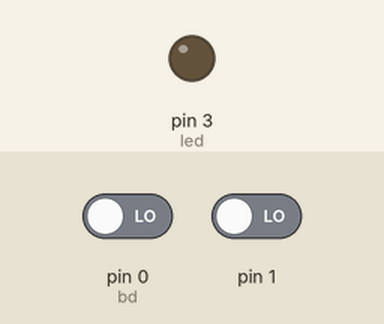
Recording of a sketch running on a simulated Arduino Uno, built with avr-gcc and run on an emulated ATmega328P. Parts: output pins drawn as LEDs (lit = HIGH). Inputs (shaded band) come from the test bench; at power-on: pin 0 (bd) LOW, pin 1 LOW.

Above: at 1.2 s.
1.3 s: pin 0 (bd) driven HIGH
At 2.3 s:
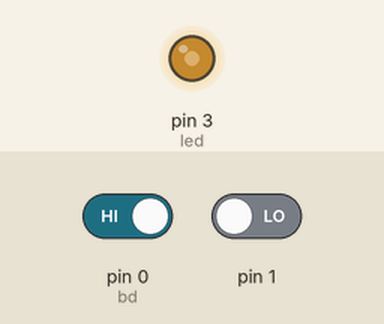
2.8 s: pin 1 driven HIGH
At 4.1 s:
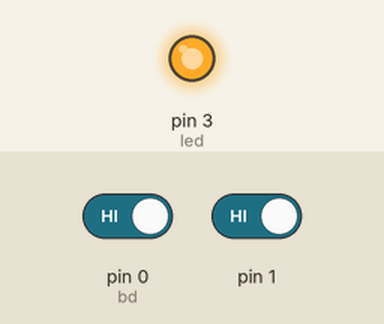
Timing chart, 0 to 5.8 s (numbered marks = the images above; inputs shaded):
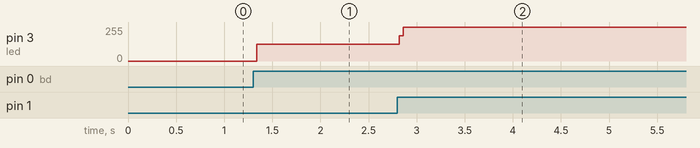

The sketch:

2.Hafta.ino
```cpp
int buton = 5;
int bd = 0;
int led = 3;

void setup() {

  pinMode(buton, INPUT);
  pinMode(led, OUTPUT);
}

void loop() {
  bd = digitalRead(bd);

  if (bd == HIGH)
    digitalWrite(led, HIGH);
    else
      digitalWrite(led, LOW);

    }
```

Measured:
- after the input at 1.3 s, pin 3 (led): 0/255 → 127/255 at once
- after the input at 2.8 s, pin 3 (led): 127/255 → 255/255 at once
